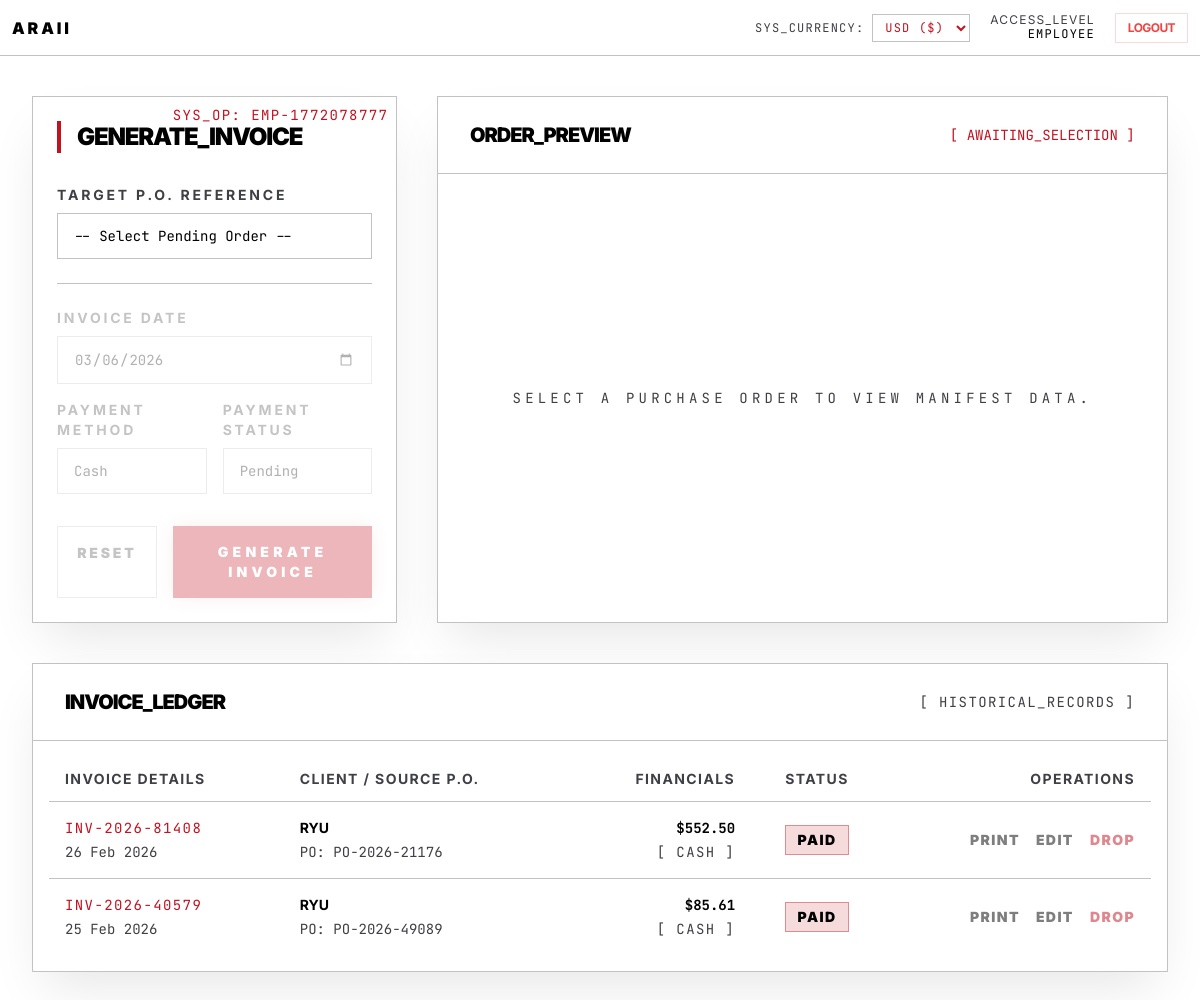
Screenshot of /invoices.php (signed in) with the database file from the repository.
### tables this page shows
CREATE TABLE `employees` (
  `employee_id` int(11) NOT NULL,
  `user_id` int(11) DEFAULT NULL,
  `employee_code` varchar(20) NOT NULL,
  `name` varchar(100) NOT NULL,
  `position` varchar(100) NOT NULL,
  `is_active` tinyint(1) DEFAULT 1,
  `created_at` timestamp NULL DEFAULT current_timestamp()
);

CREATE TABLE `invoices` (
  `invoice_id` int(11) NOT NULL,
  `invoice_reference` varchar(30) NOT NULL,
  `order_id` int(11) NOT NULL,
  `customer_id` int(11) NOT NULL,
  `total_amount` decimal(12,2) NOT NULL,
  `payment_method` enum('CASH') DEFAULT 'CASH',
  `payment_status` enum('PAID','PENDING') DEFAULT 'PAID',
  `invoice_date` timestamp NULL DEFAULT current_timestamp()
);

CREATE TABLE `customers` (
  `customer_id` int(11) NOT NULL,
  `user_id` int(11) DEFAULT NULL,
  `customer_code` varchar(20) NOT NULL,
  `contact_name` varchar(150) NOT NULL,
  `address` text NOT NULL,
  `membership_level` enum('STANDARD','PREMIUM') DEFAULT 'STANDARD',
  `created_at` timestamp NULL DEFAULT current_timestamp()
);

CREATE TABLE `sale_orders` (
  `order_id` int(11) NOT NULL,
  `reference_id` varchar(30) NOT NULL,
  `po_reference` varchar(50) DEFAULT NULL,
  `customer_id` int(11) NOT NULL,
  `employee_id` int(11) NOT NULL,
  `subtotal` decimal(12,2) DEFAULT 0.00,
  `membership_discount` decimal(12,2) DEFAULT 0.00,
  `special_discount` decimal(12,2) DEFAULT 0.00,
  `total_amount` decimal(12,2) DEFAULT 0.00,
  `order_date` timestamp NULL DEFAULT current_timestamp()
);

### invoices.php (the view, shortened to what the rows shown need)
<?php
require_once "config/database.php";
require_once "config/currency.php";
$user_id = $_SESSION['user_id'];
$stmt = $mysqli->prepare("SELECT employee_code, name, position FROM employees WHERE user_id = ?");
$stmt->bind_param("i", $user_id);
$stmt->execute();
$employeeProfile = $stmt->get_result()->fetch_assoc();
$code = $employeeProfile['employee_code'] ?? 'SYS-0000';
$previewOrder = null;
?>
<!DOCTYPE html>
<html lang="en">
<?php
include 'partials/head.php';
?>
<body class="page-bg-cinematic bg-white text-black font-sans min-h-screen flex flex-col selection:bg-premium selection:text-white">
    <main class="flex-grow max-w-[1400px] mx-auto w-full py-10 px-8 flex flex-col gap-10">
        <div class="flex flex-col lg:flex-row gap-10">
            <div class="lg:w-1/3 flex flex-col gap-6 anim-load" style="animation-delay: 0.1s;">
                <div class="bg-white border border-obsidian-edge p-6 relative flex-grow shadow-2xl shadow-black/10">
                    <div class="absolute top-0 right-0 p-2 font-mono text-sm text-premium/30 uppercase tracking-widest">Sys_Op: <?= htmlspecialchars($code) ?></div>
                    <h2 class="text-2xl font-black uppercase tracking-tighter mb-8 border-l-4 border-premium pl-4">Generate_Invoice</h2>
                    <form method="GET" action="invoices.php" class="mb-6 border-b border-obsidian-edge pb-6">
                        <label class="block text-sm uppercase tracking-[0.2em] text-obsidian-muted mb-2 font-bold">Target P.O. Reference</label>
                        <select name="order_id" onchange="this.form.submit()" class="w-full bg-white border border-obsidian-edge px-4 py-3 text-sm font-mono focus:outline-none focus:border-premium text-black appearance-none">
                        </select>
                    </form>
                    <form action="actions/create_invoice.php" method="POST" class="space-y-4 <?= !$previewOrder ? 'opacity-30 pointer-events-none' : '' ?>">
                        <div>
                        </div>
                        <div class="grid grid-cols-2 gap-4">
                        </div>
                        <div class="flex gap-4 pt-4 mt-8">
                        </div>
                    </form>
                </div>
            </div>
            <div class="lg:w-2/3 flex flex-col anim-load" style="animation-delay: 0.2s;">
                <div class="bg-white border border-obsidian-edge flex-grow flex flex-col shadow-2xl shadow-black/10">
                    <div class="px-8 py-6 border-b border-obsidian-edge bg-white/[0.02] flex justify-between items-center">
                        <h2 class="text-xl font-black uppercase tracking-tighter">Order_Preview</h2>
                    </div>
                </div>
            </div>
        </div>
        <div class="anim-load" style="animation-delay: 0.3s;">
            <div class="bg-white border border-obsidian-edge flex flex-col shadow-2xl shadow-black/10">
                <div class="px-8 py-6 border-b border-obsidian-edge bg-white/[0.02] flex justify-between items-center">
                    <h2 class="text-xl font-black uppercase tracking-tighter">Invoice_Ledger</h2>
                </div>
                <div class="overflow-x-auto p-4">
                    <table class="w-full text-left border-collapse">
                        <thead>
                            <tr class="text-sm uppercase tracking-widest text-obsidian-muted border-b border-obsidian-edge">
                                <th class="px-4 py-3">Invoice Details</th>
                                <th class="px-4 py-3">Client / Source P.O.</th>
                                <th class="px-4 py-3 text-right">Financials</th>
                                <th class="px-4 py-3 text-center">Status</th>
                                <th class="px-4 py-3 text-right">Operations</th>
                            </tr>
                        </thead>
                        <tbody class="divide-y divide-obsidian-edge">
                            <?php
                            $invQuery = "
                                SELECT i.*, o.po_reference, c.contact_name
                                FROM invoices i
                                JOIN sale_orders o ON i.order_id = o.order_id
                                JOIN customers c ON i.customer_id = c.customer_id
                                ORDER BY i.invoice_date DESC, i.invoice_id DESC";
                            $invResult = $mysqli->query($invQuery);
                            if ($invResult && $invResult->num_rows > 0):
                                while($inv = $invResult->fetch_assoc()):
                            ?>
                            <tr class="hover:bg-white/[0.02] transition-colors group">
                                <td class="px-4 py-4">
                                    <div class="text-sm font-mono text-premium uppercase tracking-widest"><?= htmlspecialchars($inv['invoice_reference']) ?></div>
                                    <div class="text-sm font-mono text-obsidian-muted mt-1"><?= date('d M Y', strtotime($inv['invoice_date'])) ?></div>
                                </td>
                                <td class="px-4 py-4">
                                    <div class="text-sm font-bold uppercase text-black"><?= htmlspecialchars($inv['contact_name']) ?></div>
                                    <div class="text-sm font-mono text-obsidian-muted mt-1">PO: <?= htmlspecialchars($inv['po_reference']) ?></div>
                                </td>
                                <td class="px-4 py-4 text-right font-mono">
                                    <div class="text-sm font-bold text-black"><?= formatCurrency($inv['total_amount']) ?></div>
                                    <div class="text-sm text-obsidian-muted uppercase tracking-widest mt-1">[ <?= htmlspecialchars($inv['payment_method']) ?> ]</div>
                                </td>
                                <td class="px-4 py-4 text-center">
                                    <?php if($inv['payment_status'] === 'PAID'): ?>
                                        <span class="inline-flex items-center gap-2 px-3 py-1 bg-premium/15 border border-premium/40 text-black text-sm font-black uppercase tracking-widest">
                                            PAID
                                        </span>
                                    <?php else: ?>
                                        <span class="inline-flex items-center gap-2 px-3 py-1 bg-premium/15 border border-premium/40 text-black text-sm font-black uppercase tracking-widest animate-pulse">
                                            PENDING
                                        </span>
                                    <?php endif; ?>
                                </td>
                                <td class="px-4 py-4 text-right">
                                    <div class="flex justify-end gap-4 opacity-50 group-hover:opacity-100 transition-opacity">
                                        <a href="print_invoice.php?id=<?= $inv['invoice_id'] ?>" target="_blank" class="text-sm font-black uppercase tracking-widest hover:text-black transition-colors">
                                            Print
                                        </a>
                                        <a href="edit_invoice.php?id=<?= $inv['invoice_id'] ?>" class="text-sm font-black uppercase tracking-widest hover:text-black transition-colors">
                                            Edit
                                        </a>
                                        <a href="actions/delete_invoice.php?id=<?= $inv['invoice_id'] ?>"
                                           onclick="return confirm('Purge this invoice? This will NOT delete the original Purchase Order.')"
                                           class="text-sm font-black uppercase tracking-widest text-premium hover:underline transition-colors">
                                           Drop
                                        </a>
                                    </div>
                                </td>
                            </tr>
                            <?php endwhile; else: ?>
                            <tr>
                                <td colspan="5" class="px-4 py-10 text-center text-obsidian-muted font-mono text-sm">No invoices found in ledger.</td>
                            </tr>
                            <?php endif; ?>
                        </tbody>
                    </table>
                </div>
            </div>
        </div>
    </main>
</body>
</html>

### rows the page displays
employees: employee_code "EMP-1772078777"
invoices: invoice_reference "INV-2026-81408", invoice_date "26 Feb 2026", customer.contact_name "RYU", order.po_reference "PO-2026-21176", total_amount "$552.50", payment_method "CASH", payment_status "PAID"
invoices: invoice_reference "INV-2026-40579", invoice_date "25 Feb 2026", customer.contact_name "RYU", order.po_reference "PO-2026-49089", total_amount "$85.61", payment_method "CASH", payment_status "PAID"

### other values shown
$_SESSION['role'] "EMPLOYEE"
